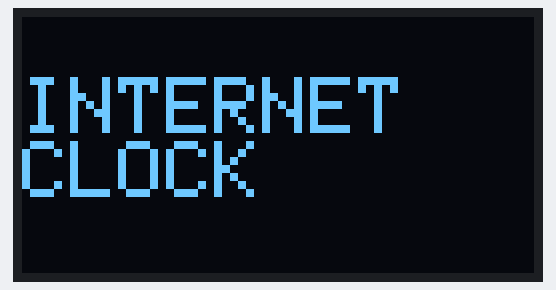
Bench run of a sketch on a simulated ESP8266 (NodeMCU). Parts: 128×64 one-colour display. WiFi joins after 1.5 s; servers stay silent unless stated; network time is answered at once with the bench clock; the local clock reads 2024-03-15 10:24:30 at power-on unless the sketch sets it; what the sketch prints to the serial monitor is not drawn.

Above: at 1.7 s.
At 4.95 s:
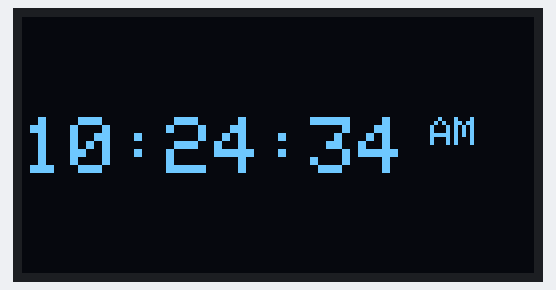
At 8.2 s:
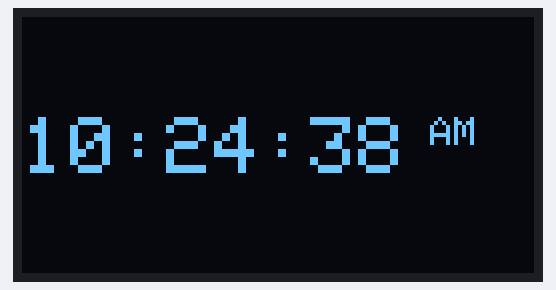
At 13.1 s:
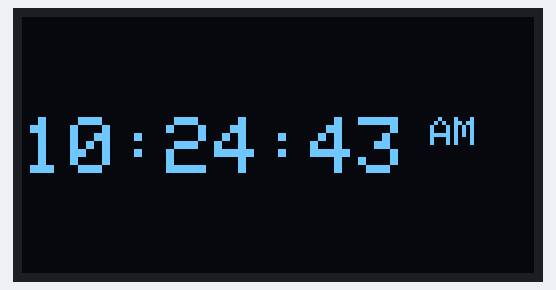
At 20.1 s:
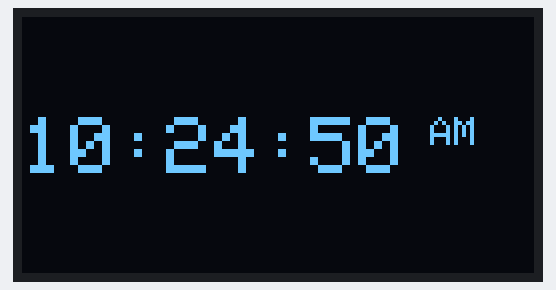
At 36.2 s:
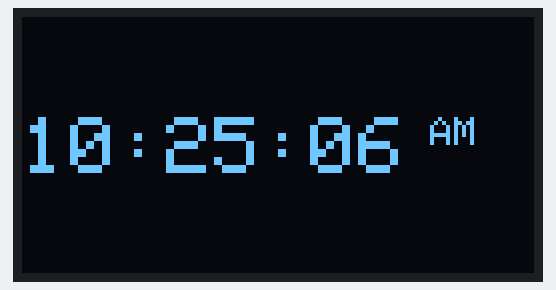

The sketch:

InternetClock.ino
```cpp
#include<ESP8266WiFi.h>
#include<WiFiUdp.h> //Present in ESP8266WiFi lib but need to write
#include<Wire.h> //For I2C Oled
#include<Adafruit_SSD1306.h>
#include<NTPClient.h>

#define SCREEN_WIDTH 128
#define SCREEN_HEIGHT 64
#define NTP_OFFSET 19800 // As indian GMT = +5:30 -> written in seconds
#define NTP_INTERVAL 60000 // In milli seconds
#define NTP_ADDRESS "0.in.pool.ntp.org"
String ssid = "WIFINAME";
String pass = "WIFIPASS";

WiFiUDP udp;
NTPClient timeClient(udp, NTP_ADDRESS, NTP_OFFSET, NTP_INTERVAL);
Adafruit_SSD1306 display(SCREEN_WIDTH, SCREEN_HEIGHT, &Wire, -1);

void setup() {
  Serial.begin(9600);
  Serial.println("Connecting To WiFi");
  WiFi.begin(ssid,pass);
  while(WiFi.status()!=WL_CONNECTED){
    Serial.print(".");
    delay(200);
  }
  Serial.println("");
  Serial.println("WiFi Connected Successfully");
  Serial.print("IP Address: ");
  Serial.println(WiFi.localIP());

  Serial.println("Connecting to OLED");
  while(!display.begin(SSD1306_SWITCHCAPVCC, 0x3c)){
    Serial.print(".");
    delay(200);
  }
  Serial.println("");
  Serial.println("Connection to OLED Successful");
  display.clearDisplay();
  display.setTextColor(WHITE);

  timeClient.begin();

  display.setTextSize(2);
  display.setCursor(0,15);
  display.println("INTERNET");
  display.println("CLOCK");
  display.display();
  delay(3000);
  display.clearDisplay();
}

void loop() {
  timeClient.update(); //Gives updated time
  int hr = timeClient.getHours();

  //Comment This Section to Get 24 Hours Time
  String a_p = "AM";
  if(hr>12){
    hr = hr-12;
    a_p = "PM";
  }
  else{
    a_p = "AM";
  }

  int mi = timeClient.getMinutes();
  int se = timeClient.getSeconds();
  String hrs = String(hr);
  String mis = String(mi);
  String ses = String(se);
  if(hr<10){
    hrs = "0" + hrs;
  }
  if(mi<10){
    mis = "0" + mis;
  }
  if(se<10){
    ses = "0" + ses;
  }
  Serial.println(hrs + ":" + mis + ":" + ses);

  display.clearDisplay();
  display.setTextSize(2);
  display.setCursor(0,25);
  display.print(hrs + ":" + mis + ":" + ses);

  //Comment This Statement to Get 24 Hrs Time
  display.setTextSize(1);
  display.print(" "+a_p);

  display.display();
  delay(200);
}
```

Measured:
- what the display in image 0 shows lasts 3.0 s, from 1.7 s to 4.7 s
- what the display in image 1 shows lasts 0.5 s, from 4.7 s to 5.2 s
- what the display in image 2 shows lasts 1.1 s, from 8.1 s to 9.2 s
